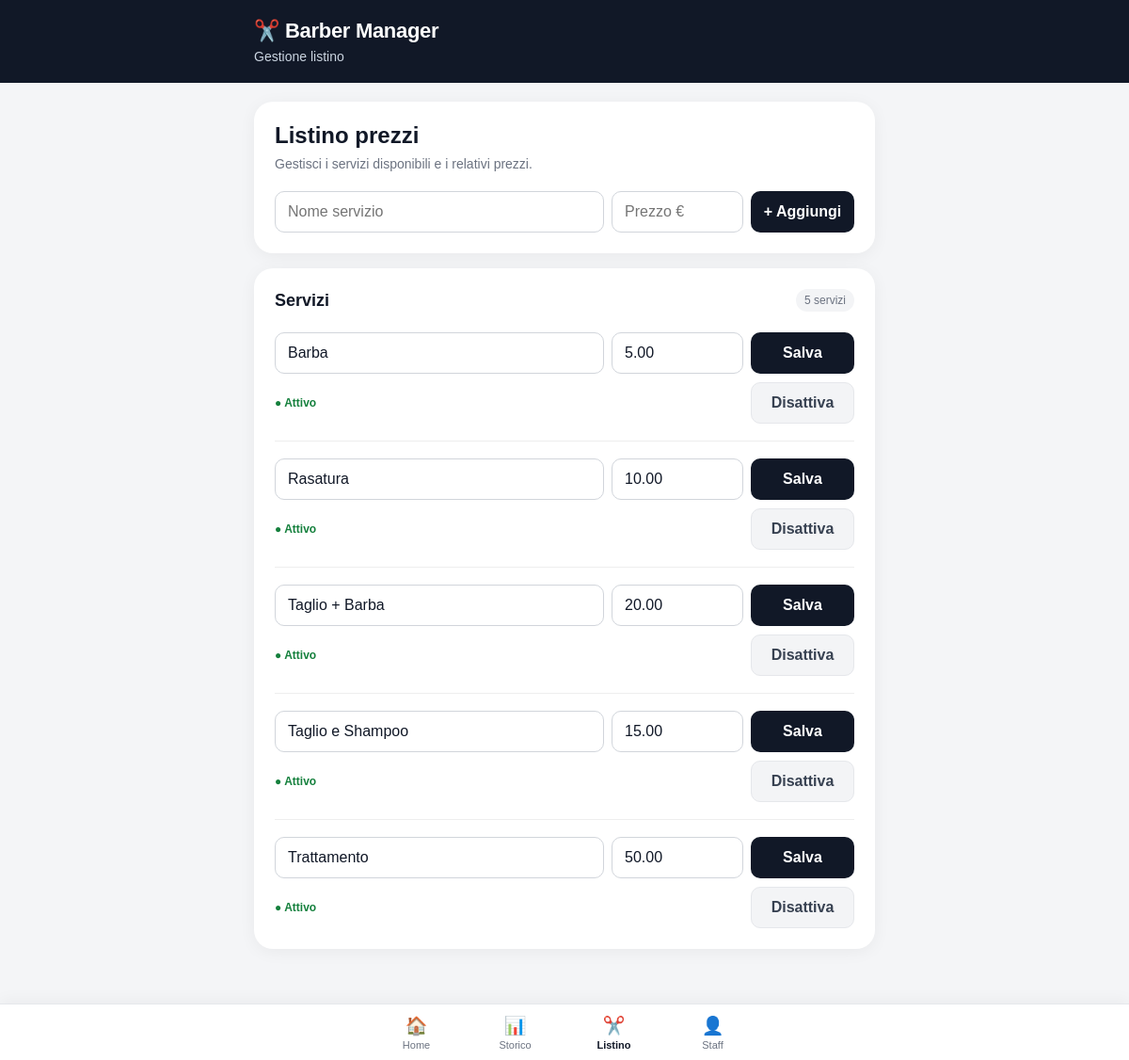
Page /listino on the committed database.
### tables this page shows
CREATE TABLE servizi (
            id INTEGER PRIMARY KEY AUTOINCREMENT,
            nome TEXT NOT NULL,
            prezzo REAL NOT NULL,
            attivo INTEGER NOT NULL DEFAULT 1
        );

### avvio/app.py (the view)
@app.route("/listino")
def listino():
    conn = get_db()
    servizi = conn.execute("""
        SELECT
            id,
            nome,
            prezzo,
            attivo
        FROM servizi
        ORDER BY attivo DESC, nome
    """).fetchall()
    conn.close()
    return render_template(
        "listino.html",
        servizi=servizi
    )

### avvio/app.py (called while the page is built)
def get_db():
    conn = sqlite3.connect(DATABASE)
    conn.row_factory = sqlite3.Row
    conn.execute("PRAGMA foreign_keys = ON")
    return conn

### templates/listino.html (shortened to what this page needs)
<!doctype html>
<html lang="it">
<head>
</head>
<body>
<header>
    <div class="wrap">
        <div class="logo">
            ✂️ Barber Manager
        </div>
        <div class="sub">
            Gestione listino
        </div>
    </div>
</header>
<main>
    <section class="card">
        <h1>
            Listino prezzi
        </h1>
        <p class="desc">
            Gestisci i servizi disponibili e i relativi prezzi.
        </p>
        <form
            action="/listino/aggiungi"
            method="post"
            class="add"
        >
            <input
                name="nome"
                type="text"
                placeholder="Nome servizio"
                autocomplete="off"
                required
            >
            <input
                name="prezzo"
                type="number"
                min="0"
                step="0.01"
                placeholder="Prezzo €"
                inputmode="decimal"
                required
            >
            <button
                type="submit"
                class="primary"
            >
                + Aggiungi
            </button>
        </form>
    </section>
    <section class="card">
        <div class="list-header">
            <h2>
                Servizi
            </h2>
            <div class="list-count">
                {{ servizi|length }}
                {% if servizi|length == 1 %}
                    servizio
                {% else %}
                    servizi
                {% endif %}
            </div>
        </div>
        {% if servizi %}
            {% for s in servizi %}
                <div class="item{% if not s['attivo'] %} inactive{% endif %}">
                    <form
                        class="edit"
                        action="/listino/{{ s['id'] }}/modifica"
                        method="post"
                    >
                        <input
                            name="nome"
                            type="text"
                            value="{{ s['nome'] }}"
                            required
                        >
                        <input
                            name="prezzo"
                            type="number"
                            step="0.01"
                            min="0"
                            value="{{ '%.2f'|format(s['prezzo']) }}"
                            inputmode="decimal"
                            required
                        >
                        <button
                            type="submit"
                            class="save"
                        >
                            Salva
                        </button>
                    </form>
                    <div class="service-actions">
                        <div class="status {% if s['attivo'] %}active{% else %}inactive{% endif %}">
                            {% if s['attivo'] %}
                                ● Attivo
                            {% else %}
                                ○ Non attivo
                            {% endif %}
                        </div>
                        <form
                            action="/listino/{{ s['id'] }}/toggle"
                            method="post"
                        >
                            <button
                                type="submit"
                                class="toggle"
                            >
                                {% if s['attivo'] %}
                                    Disattiva
                                {% else %}
                                    Riattiva
                                {% endif %}
                            </button>
                        </form>
                    </div>
                </div>
            {% endfor %}
        {% endif %}
    </section>
</main>
<nav>
    <a
        class="nav"
        href="/"
    >
        🏠
        <span>Home</span>
    </a>
    <a
        class="nav"
        href="/storico"
    >
        📊
        <span>Storico</span>
    </a>
    <a
        class="nav active"
        href="/listino"
    >
        ✂️
        <span>Listino</span>
    </a>
    <a
        class="nav"
        href="/staff"
    >
        👤
        <span>Staff</span>
    </a>
</nav>
</body>
</html>

### templates/listino.html (style rules this page uses)
* { box-sizing: border-box; }
body { margin: 0; padding-bottom: 82px; font-family: Arial, sans-serif; background: #f4f5f7; color: #111827; }
header { background: #111827; color: #ffffff; }
.wrap, main { max-width: 700px; margin: 0 auto; padding: 20px; }
.logo { font-size: 22px; font-weight: 800; letter-spacing: -0.3px; }
.sub { margin-top: 6px; color: #cbd5e1; font-size: 14px; }
.card { background: #ffffff; border-radius: 20px; padding: 22px; margin-bottom: 16px; box-shadow: 0 3px 18px rgba(0, 0, 0, 0.05); }
h1 { margin: 0 0 6px; font-size: 24px; }
h2 { margin: 0; font-size: 18px; }
.desc { margin: 0; color: #6b7280; font-size: 14px; line-height: 1.5; }
.add { display: grid; grid-template-columns: 1fr 140px 110px; gap: 8px; margin-top: 18px; }
input, button { min-height: 44px; padding: 11px 13px; border-radius: 10px; font: inherit; }
input { width: 100%; border: 1px solid #d1d5db; background: #ffffff; color: #111827; outline: none; transition: border-color 0.15s, box-shadow 0.15s; }
button { border: 0; font-weight: 700; cursor: pointer; transition: opacity 0.15s, transform 0.1s; }
.primary { background: #111827; color: #ffffff; }
.save { background: #111827; color: #ffffff; }
.toggle { background: #f3f4f6; color: #374151; border: 1px solid #e5e7eb; }
.list-header { display: flex; justify-content: space-between; align-items: center; gap: 10px; margin-bottom: 4px; }
.list-count { padding: 5px 9px; border-radius: 20px; background: #f3f4f6; color: #6b7280; font-size: 12px; white-space: nowrap; }
.item { padding: 18px 0; border-bottom: 1px solid #eeeeee; }
.item:last-child { padding-bottom: 0; border-bottom: 0; }
.edit { display: grid; grid-template-columns: 1fr 140px 110px; gap: 8px; }
.service-actions { display: flex; justify-content: space-between; align-items: center; margin-top: 9px; }
.service-actions form { margin: 0; }
.service-actions button { min-width: 110px; }
.status { font-size: 12px; color: #6b7280; }
.status.active { color: #15803d; font-weight: 700; }
nav { position: fixed; z-index: 100; bottom: 0; left: 0; right: 0; display: flex; justify-content: center; background: rgba(255, 255, 255, 0.97); border-top: 1px solid #e5e7eb; box-shadow: 0 -4px 15px rgba(0, 0, 0, 0.04); }
.nav { width: 105px; padding: 11px 8px 10px; text-align: center; text-decoration: none; color: #6b7280; font-size: 19px; transition: color 0.15s; }
.nav span { display: block; margin-top: 3px; font-size: 11px; }
.nav.active { color: #111827; font-weight: 700; }

### rows in the picture
servizi: nome "Barba", prezzo "5.00", attivo "● Attivo"
servizi: nome "Rasatura", prezzo "10.00", attivo "● Attivo"
servizi: nome "Taglio + Barba", prezzo "20.00", attivo "● Attivo"
servizi: nome "Taglio e Shampoo", prezzo "15.00", attivo "● Attivo"
servizi: nome "Trattamento", prezzo "50.00", attivo "● Attivo"

### other values in the picture
{{ servizi|length }} "5"
